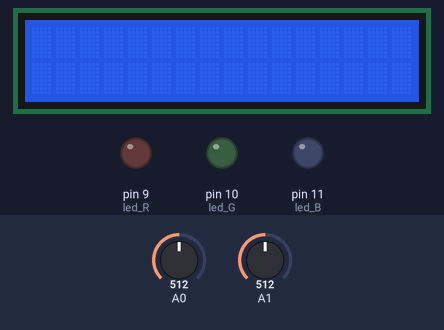
Recording of a sketch running on a simulated Arduino Uno, built with avr-gcc and run on an emulated ATmega328P. Parts: 16×2 character LCD, output pins drawn as LEDs (lit = HIGH). Inputs (shaded band) come from the test bench; at power-on: A0 = 512, A1 = 512.

Above: at 1.2 s.
1.3 s: A0 set to 482
At 2.2 s:
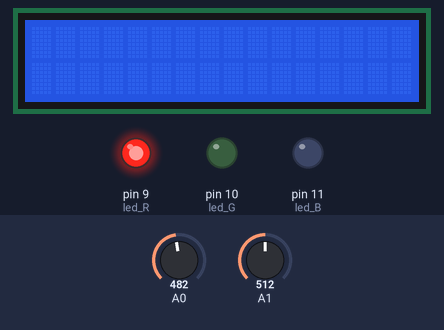
2.8 s: A1 set to 483
At 3.3 s:
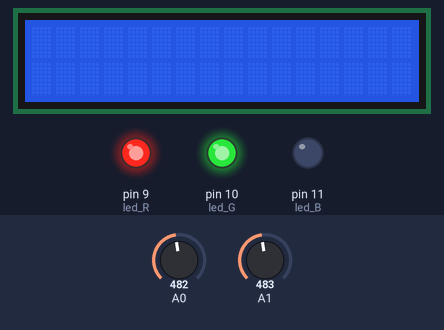
4.3 s: A0 set to 510
At 5.5 s:
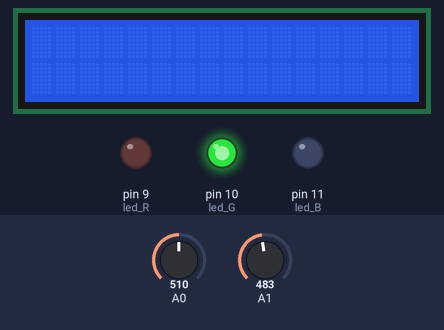
5.8 s: A0 set to 540
At 6.8 s:
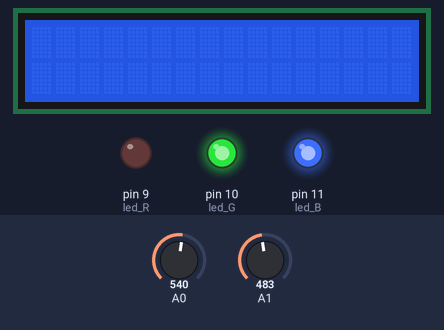
7.3 s: A1 set to 510
At 8.0 s:
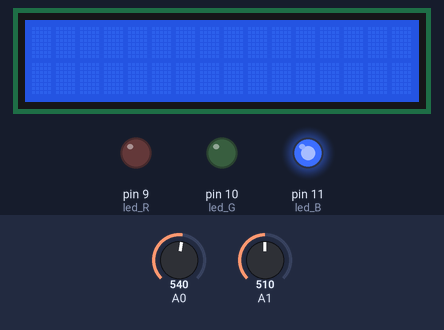
8.8 s: A1 set to 490
At 9.1 s:
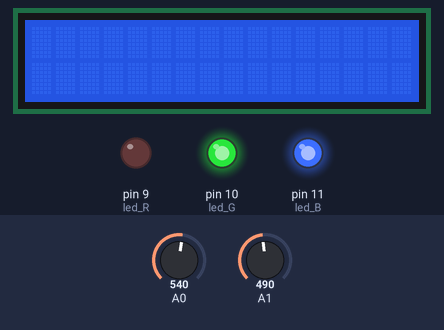
Timing chart, 0 to 11.3 s (numbered marks = the images above; inputs shaded):
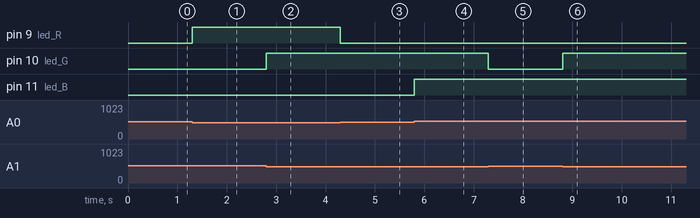

Measured:
- the behaviour switches between 500 and 499 on A0 (found by bisection; images 0 and 1)
- the behaviour switches between 500 and 499 on A1 (found by bisection; images 1 and 2)
- the behaviour switches between 525 and 526 on A0 (found by bisection; images 3 and 4)
- after the input at 1.3 s, pin 9 (led_R): LOW → HIGH at once
- after the input at 2.8 s, pin 10 (led_G): LOW → HIGH at once
- after the input at 4.3 s, pin 9 (led_R): HIGH → LOW at once
- after the input at 5.8 s, pin 11 (led_B): LOW → HIGH at once
- after the input at 7.3 s, pin 10 (led_G): HIGH → LOW at once
- after the input at 8.8 s, pin 10 (led_G): LOW → HIGH at once

The sketch:

led_stick_lcd.ino
```cpp
#include <Wire.h>
#include <LiquidCrystal_I2C.h>

LiquidCrystal_I2C lcd(0x27, 16, 2);

int led_R = 9;
int led_G = 10;
int led_B = 11;
int sw = 7;
void setup() {
  lcd.init();
  lcd.backlight();
  pinMode(sw, INPUT_PULLUP);
  pinMode(led_R, OUTPUT);
  pinMode(led_G, OUTPUT);
  pinMode(led_B, OUTPUT);
}

void loop() {
  char str = 'X : ' + analogRead(A0) + ', Y : ' + analogRead(A1);

  if(analogRead(A0) > 525 ) { //스틱이 위로가면
    digitalWrite(led_B, HIGH);
    digitalWrite(led_R, LOW);
  } else if(analogRead(A0) < 500) {
    digitalWrite(led_B, LOW);
    digitalWrite(led_R, HIGH);
  } else {
    digitalWrite(led_B, LOW);
    digitalWrite(led_R, LOW);
  }

  if(analogRead(A1) > 525 ) { //스틱이 위로가면
    digitalWrite(led_G, HIGH);
  } else if(analogRead(A1) < 500) {
    digitalWrite(led_G, HIGH);
  } else {
    digitalWrite(led_G, LOW);
  }
}
```
